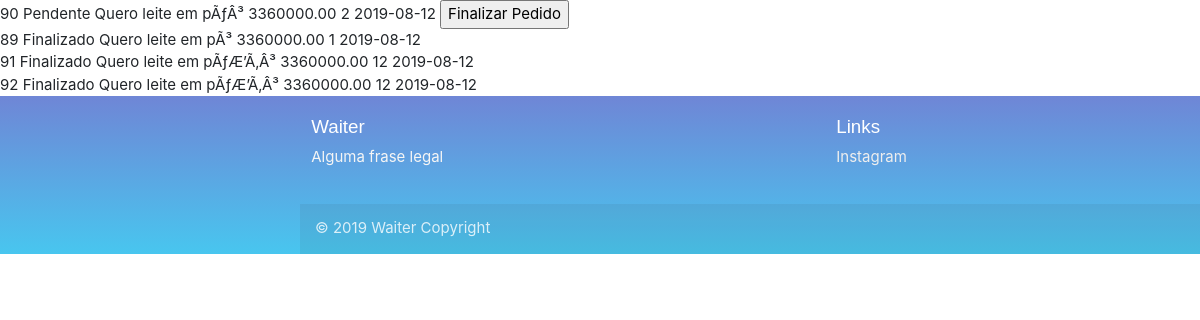
/comanda.php, run on an earlier commit of the app's database.
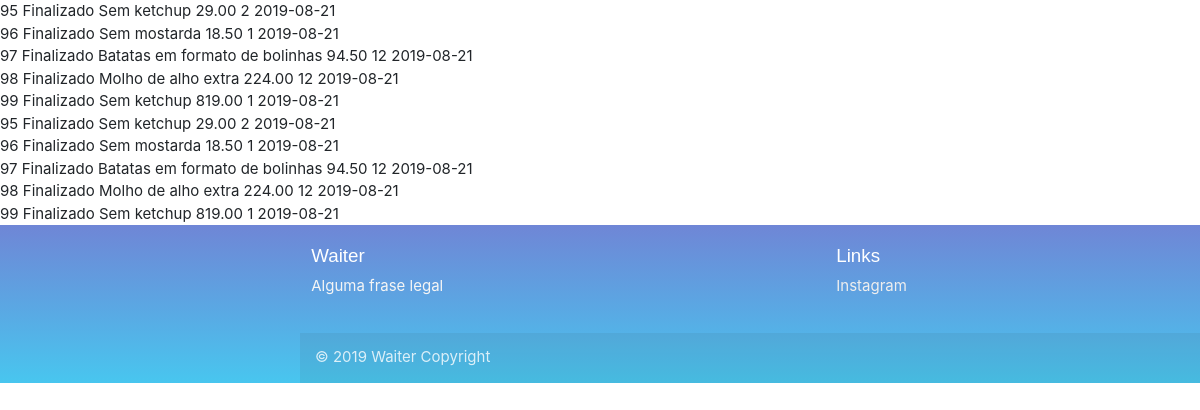
And on a later commit of the database.
### tables this page shows
CREATE TABLE `requests_numbers` (
  `id` int(11) NOT NULL,
  `total` decimal(10,2) NOT NULL,
  `status` varchar(255) NOT NULL,
  `obs` varchar(255) DEFAULT NULL,
  `id_table` int(11) NOT NULL,
  `started` date DEFAULT NULL,
  `started_hour` time DEFAULT NULL,
  `starter_id` int(11) NOT NULL,
  `finished` date DEFAULT NULL,
  `finished_hour` time DEFAULT NULL,
  `finish_id` int(11) DEFAULT NULL
);

### comanda.php (called while the page is built, shortened)
<?php require_once 'inc/database.php'; ?>
<?php include(HEADER_TEMPLATE); ?>
<?php include('inc/pedidos.php');?>
<?php include(FOOTER_TEMPLATE); ?>

### inc/pedidos.php (the view, shortened to what this page needs)
<?php
$requestpen = $mysqli->query("SELECT * FROM requests_numbers WHERE status = 'Pendente'");
if(mysqli_num_rows($requestpen) > 0)
{
     while($pen = mysqli_fetch_array($requestpen))
     {
?>
<form method="post">
<div>
  <?php echo $pen['id'];?>
  <?php echo $pen['status'];?>
  <?php echo $pen['obs'];?>
  <?php echo $pen['total'];?>
  <?php echo $pen['id_table'];?>
  <?php echo $pen['started'];?>
  <input type="submit" name="update" value="Finalizar Pedido"></input>
</div>
</form>
<?php
}
    }
?>
<?php
$requestrec = $mysqli->query("SELECT * FROM requests_numbers WHERE status = 'Finalizado' AND started = '".$date."'");
if(mysqli_num_rows($requestrec) > 0)
{
     while($rec = mysqli_fetch_array($requestrec))
     {
?>
<div>
  <?php echo $rec['id'];?>
  <?php echo $rec['status'];?>
  <?php echo $rec['obs'];?>
  <?php echo $rec['total'];?>
  <?php echo $rec['id_table'];?>
  <?php echo $rec['started'];?>
</div>
<?php
}
    }
?>
<?php
$requestfin = $mysqli->query("SELECT * FROM requests_numbers WHERE status = 'Finalizado'");
if(mysqli_num_rows($requestfin) > 0)
{
     while($fin = mysqli_fetch_array($requestfin))
     {
?>
<div>
  <?php echo $fin['id'];?>
  <?php echo $fin['status'];?>
  <?php echo $fin['obs'];?>
  <?php echo $fin['total'];?>
  <?php echo $fin['id_table'];?>
  <?php echo $fin['started'];?>
</div>
<?php
}
    }
?>

### inc/header.php (shortened to what this page needs)
<?php
$date = date('Y-m-d', time());
?>
<!DOCTYPE html>
<html>
<head>
    <link rel="stylesheet" type="text/css" href="style.css" />
        <link href="css/simple_cart.css" rel="stylesheet">
    <link rel="stylesheet" href="https://cdnjs.cloudflare.com/ajax/libs/materialize/1.0.0/css/materialize.min.css">
   <link rel="stylesheet" href="https://use.fontawesome.com/releases/v5.7.1/css/all.css">
      <link rel="stylesheet" href="https://stackpath.bootstrapcdn.com/bootstrap/4.3.1/css/bootstrap.min.css">
</head>

### inc/footer.php (shortened to what this page needs)
<footer class="page-footer " style="background-image: linear-gradient(to top, #48c6ef 0%, #6f86d6 100%);">
			<div class="container">
				<div class="row">
					<div class="col l12 s12">
						<h5 class="white-text">Waiter</h5>
						<p class="grey-text text-lighten-4">Alguma frase legal</p>
					</div>
					<div class="col l4 offset-l2 s12">
						<h5 class="white-text">Links</h5>
						<ul>
							<li><a class="grey-text text-lighten-3" href="#!">Instagram</a></li>
						</ul>
					</div>
				</div>
			</div>
			<div class="footer-copyright">
				<div class="container">
				© 2019 Waiter Copyright
				</div>
			</div>
		</footer>
    </html>

### inc/style.css (style rules this page uses)
html, body, .login-box { height: 100%; }
header, main, footer { padding-left: 300px; }

### css/simple_Cart.css (style rules this page uses)
h1,h2,h3,h4,h5,h6 { margin: 0; //font-family: 'Berkshire Swash', sans-serif; font-family: 'Muli', sans-serif; }

What changed in the data, as far as the page shows it:
removed requests_numbers: id "90", status "Pendente", obs "Quero leite em pÃƒÂ³", total "3360000.00", id_table "2", started "2019-08-12"
removed requests_numbers: id "89", status "Finalizado", obs "Quero leite em pÃ³", total "3360000.00", id_table "1", started "2019-08-12"
removed requests_numbers: id "91", status "Finalizado", obs "Quero leite em pÃƒÆ’Ã‚Â³", total "3360000.00", id_table "12", started "2019-08-12"
removed requests_numbers: id "92", status "Finalizado", obs "Quero leite em pÃƒÆ’Ã‚Â³", total "3360000.00", id_table "12", started "2019-08-12"
added requests_numbers: id "95", status "Finalizado", obs "Sem ketchup", total "29.00", id_table "2", started "2019-08-21"
added requests_numbers: id "96", status "Finalizado", obs "Sem mostarda", total "18.50", id_table "1", started "2019-08-21"
added requests_numbers: id "97", status "Finalizado", obs "Batatas em formato de bolinhas", total "94.50", id_table "12", started "2019-08-21"
added requests_numbers: id "98", status "Finalizado", obs "Molho de alho extra", total "224.00", id_table "12", started "2019-08-21"
added requests_numbers: id "99", status "Finalizado", obs "Sem ketchup", total "819.00", id_table "1", started "2019-08-21"
